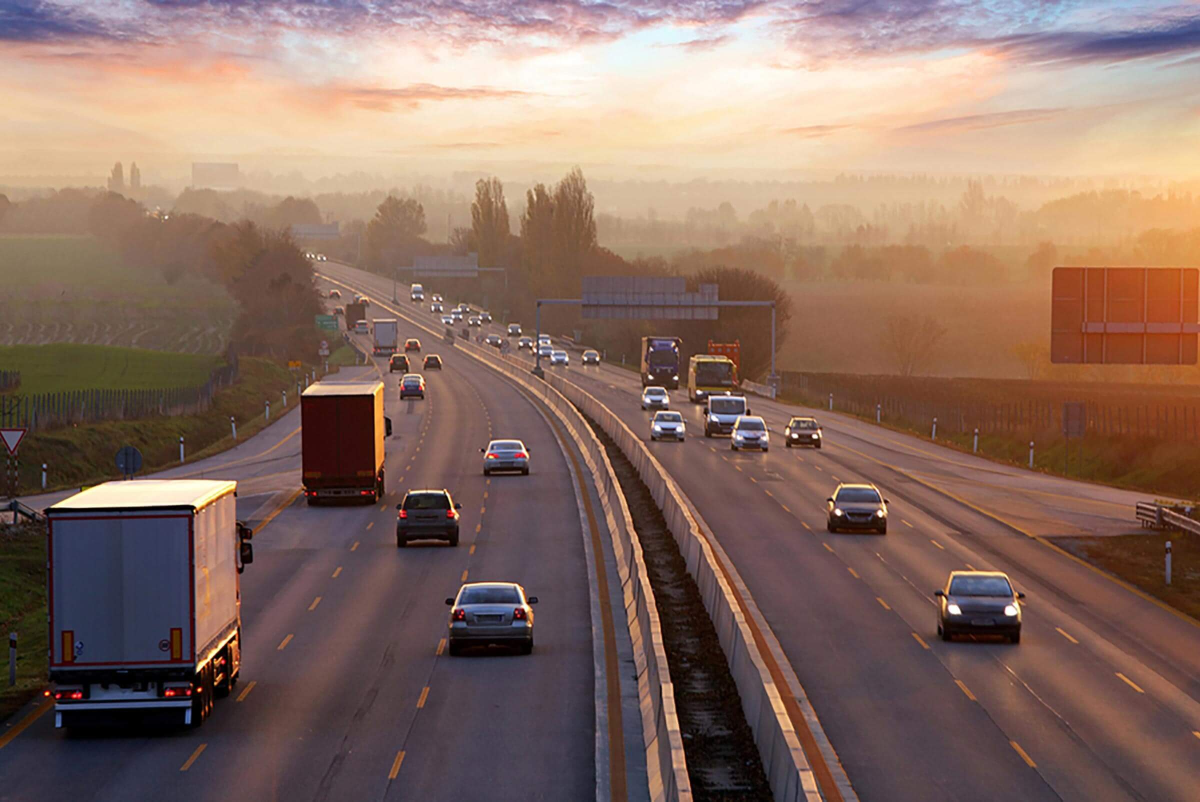
#> input picture learningOpenCV/road.jpg, 2400 x 1603 px (shown at 1/2 size)
$ python learningOpenCV.py
#> lines starting #> are read from the running program, lines starting #| are printed output that depends on the picture; after the words box and inside, x2 and y2 are one past the last pixel; in counts of white or black regions, pixels touching at a corner belong together
import imutils
import cv2
import numpy as np
import matplotlib.pyplot as plt #importing matplotlib

#Reading the image
image = cv2.imread('road.jpg')
#> image is the input picture: shape (1603, 2400, 3); mean B, G, R 98.4, 109.4, 136.3

h, w = image.shape[:2]
#> h = 1603; w = 2400

print("Height = {}, Width = {}".format(h,w))
#| Height = 1603, Width = 2400

'''display image'''
#cv2.imshow("title", image)

# waits to proceed until image window is closed
#cv2.waitKey(0)
#cv2.destroyAllWindows()

'''opens image in greyscale'''
#greyscale_image = cv2.imread('road.jpg', 0)
#cv2.imshow("title", greyscale_image)

'''saving new photo'''
#cv2.imwrite("greyscaleRoad.jpg", greyscale_image)


'''Displaying only specific colors'''

# [10 lines of commented-out code are left out]


'''adding two images together'''

# [5 lines of commented-out code are left out]


'''subtracting two images'''

#sub = cv2.subtract(image1, image2)
#cv2.imshow("subtracting two images", sub)


'''Bitwise Operations on Binary images'''

# [11 lines of commented-out code are left out]


'''Eroding an image'''

# [6 lines of commented-out code are left out]


'''Gaussian Blur'''

#Gaussian = cv2.GaussianBlur(image, (17, 17), 0)
#cv2.imshow('Gaussian Blurring', Gaussian)
#cv2.waitKey(0)


'''scaling image'''

#new_img = cv2.resize(image, (int(w/2), int(h/2)), interpolation=cv2.INTER_CUBIC)
#cv2.imshow("scale", new_img)


'''rotating image with respect to the center'''

#M = cv2.getRotationMatrix2D((w / 2, h / 2), 45, 1)
#ret = cv2.warpAffine(image, M, (w, h))
#cv2.imshow('rotate', res)


'''shifting an image'''

#M = np.float32([[1, 0, -200], [0, 1, 250]])
#ret = cv2.warpAffine(image, M, (w, h))
#cv2.imshow('shift', ret)


'''edge detection'''

# [14 lines of commented-out code are left out]


'''Erosion and dilation'''

# [18 lines of commented-out code are left out]


peopleimg = cv2.imread('img_w_snowmobiler.jpg', 0)
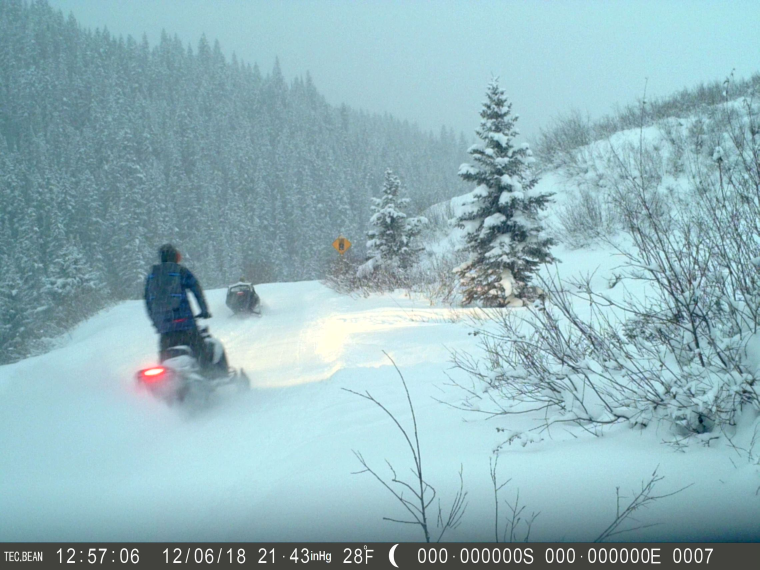
#> input picture learningOpenCV/img_w_snowmobiler.jpg, 2279 x 1709 px (shown at 1/3 size)
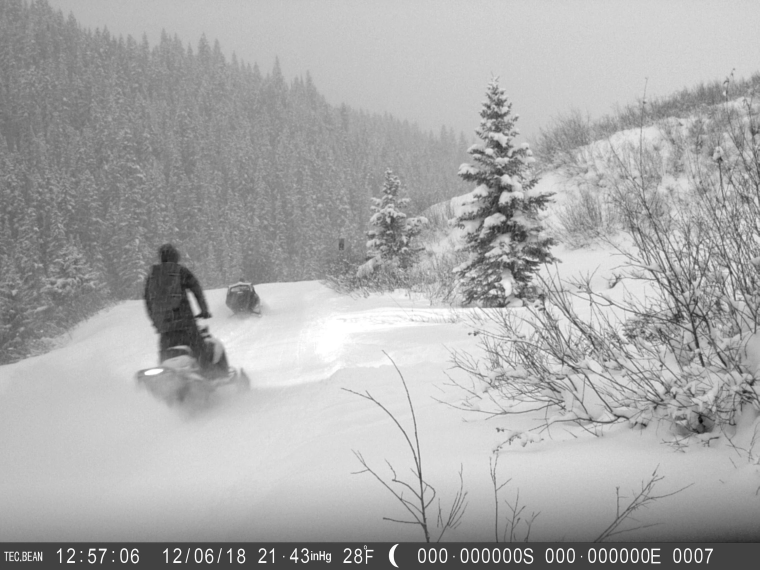
#> peopleimg: shape (1709, 2279) (shown at 1/3 size); min 0, max 255, mean 170.2
cv2.imshow("og", peopleimg)
peopleimgCol = cv2.imread('img_w_snowmobiler.jpg')
#> peopleimgCol is the input picture: shape (1709, 2279, 3); mean B, G, R 186.9, 179.6, 145.4
clrimg = cv2.imread('clearimg.jpg', 0)
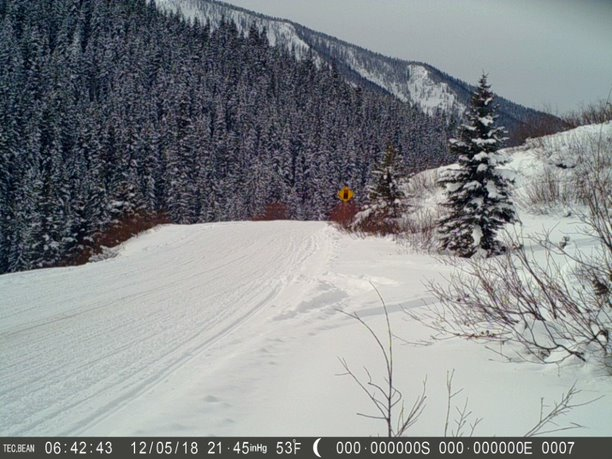
#> input picture learningOpenCV/clearimg.jpg, 612 x 459 px
#> clrimg: shape (459, 612); min 0, max 255, mean 135
#cv2.imshow('people', peopleimg)

'''using histogram with plt if there are a lot of darker colors in the image'''
'''Could be valuable in decidding if there are 0 people in the image vs multiple

people = plt.figure(1)
plt.hist(peopleimg.ravel(), bins=256, range=(0.0, 1.0), fc='k', ec='k') #calculating histogram
people.show()

clr = plt.figure(2)
plt.hist(clrimg.ravel(), bins=256, range=(0.0, 1.0), fc='k', ec='k') #calculating histogram
clr.show()

# There's a clear different an image with no one in it and the one with it
# Trying to find an with no one in it to base off other image off of could be
# difficult to do without doing it manually


histogram equalization'''

ret = cv2.equalizeHist(peopleimg)
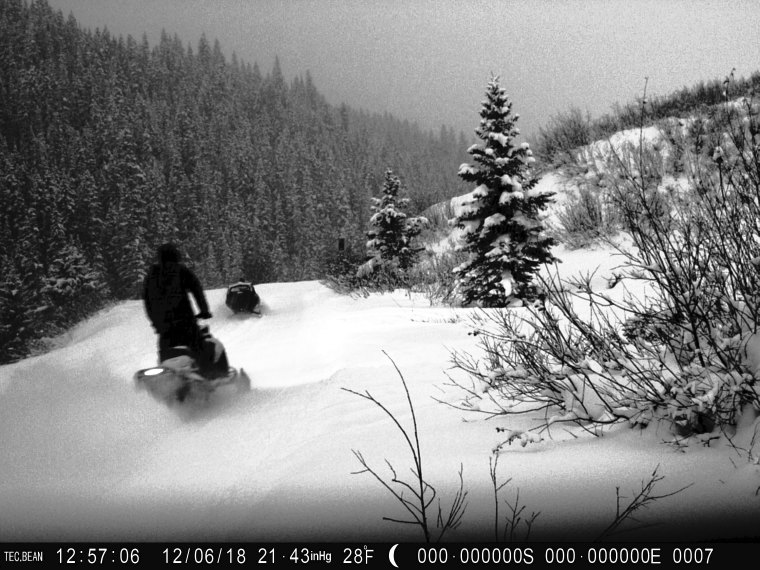
#> ret: shape (1709, 2279) (shown at 1/3 size); min 0, max 255, mean 128.6
ret2 = np.hstack((peopleimg, ret))
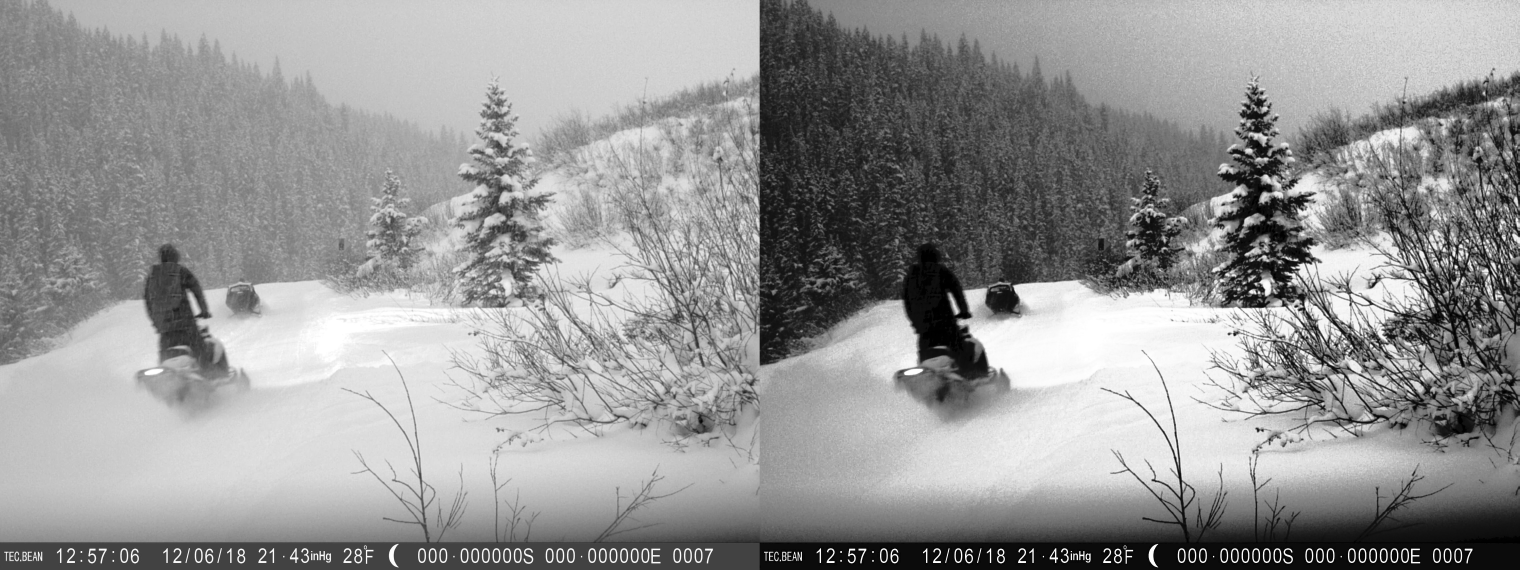
#> ret2: shape (1709, 4558) (shown at 1/3 size); min 0, max 255, mean 149.4
cv2.imshow('stacked', ret2)

# makes darker items in image darker blobs
# could be beneficial to identify number of blobs?


'''thresholding: creating blobs?'''
#adjust thresholdVal(ex. 120) to vary what gets coverted to a 0 and what one get converted to a 1

#ret, threshold = cv2.threshold(peopleimg, 120, 255, cv2.THRESH_BINARY)
#cv2.imshow('Binary Threshold', threshold)

#threshold2 = cv2.adaptiveThreshold(peopleimg, 255, cv2.ADAPTIVE_THRESH_MEAN_C, cv2.THRESH_BINARY, 199, 30)
#cv2.imshow('threshold', threshold2)

# I tested other threshold techniques but cv2.THRESH_BINARY seemed to be good but
# adaptive seemed to be the best


'''denoise the color'''

#ret = cv2.fastNlMeansDenoisingColored(peopleimgCol, None, 10, 10, 7, 15)
#ret2 = np.hstack((peopleimgCol, ret))
#cv2.imshow('denoise', ret2)

#Can be beneficial to remove sharp colors such as tree edges or snowflake if it is dumping snow


'''THROW AWAY PROGRAM THAT COUNTS THE NUMBER OF DOTS WITHIN AN IMAGE
SIMILAR TO COUNTING THE OF PEOPLE WITHIN A PHOTO (0, 1, 2+)
'''
dotimg = cv2.imread('black-dot1.jpg', 0)
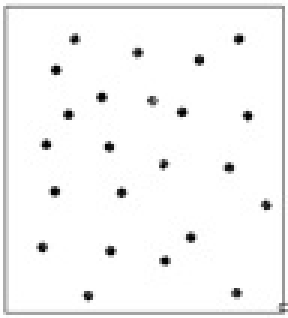
#> input picture learningOpenCV/black-dot1.jpg, 96 x 106 px (shown 3 times larger)
#> dotimg is the input picture: shape (106, 96); min 0, max 255, mean 245.7
h, w = dotimg.shape[:2]
#> h = 106; w = 96
dotimg = cv2.resize(dotimg, (int(w*4), int(h*4)), interpolation=cv2.INTER_CUBIC)
#> dotimg: shape (424, 384)
cv2.imshow("dotimg", dotimg)

threshold = cv2.adaptiveThreshold(dotimg, 255, cv2.ADAPTIVE_THRESH_MEAN_C, cv2.THRESH_BINARY_INV, 199, 30)
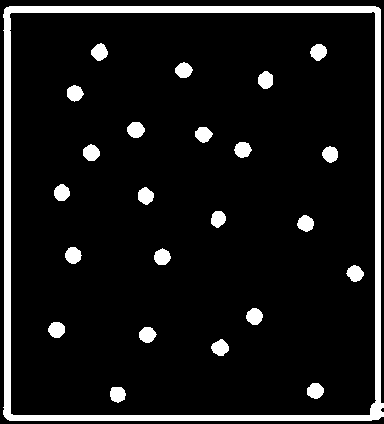
#> threshold: shape (424, 384); 9.2% white; 24 white regions

cv2.imshow("new", threshold)

cnts = cv2.findContours(threshold, cv2.RETR_LIST, cv2.CHAIN_APPROX_SIMPLE)[-2]
#> cnts = 25 contours; largest, box (x1, y1, x2, y2) and area: (3, 6, 384, 421) 155672, (9, 11, 377, 416) 147044, (127, 122, 145, 138) 198, (83, 144, 100, 161) 194, (246, 308, 263, 325) 193

s1 = 3*4*4
s2 = 20*4*4
xcnts = []
for cnt in cnts:
    print(cv2.contourArea(cnt))
    if s1 < cv2.contourArea(cnt) < s2:
        xcnts.append(cnt)
#> this loop made 25 passes
#| 180.0
#| 186.0
#| 189.5
#| 188.0
#| 190.0
#| 193.0
#| 185.5
#| 190.5
#> (further printed lines are left out)
#> after the loop, xcnts = 23 contours; largest, box (x1, y1, x2, y2) and area: (127, 122, 145, 138) 198, (83, 144, 100, 161) 194, (246, 308, 263, 325) 193, (65, 247, 82, 264) 192, (154, 248, 171, 265) 190

print("dots: ", str(len(xcnts)))
#| dots:  23

#BE CAREFUL WITH resize and contour areas. On this testing program, I scaled the image by 4
# then i needed to scale the areas by 4^2.
'''

Future testing:
Test relationship between resizeing and contour areas on more images.
Look more into contour areas and how they work.

is there a step by step process that will be best to classify images into the number of people
in the image. Ex. First, seperate them using histograms. Then, see how edge detection can be
used to seperate images. Finally, use thresholds and contour areas to say how many people/living
things are in the image
'''


'''
With our first step being to seperate the images into useful images and unuseful
images, I believe OpenCV is our best bet to get an accurate sub dataset with only
important images.
'''
